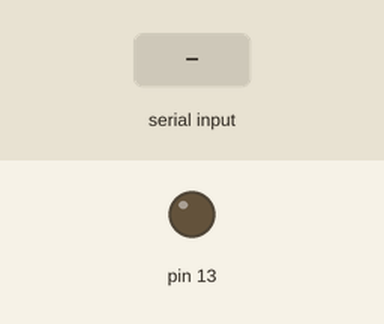
Recording of a sketch running on a simulated Arduino Uno, built with avr-gcc and run on an emulated ATmega328P. Parts: output pins drawn as LEDs (lit = HIGH). Inputs (shaded band) come from the test bench.

Above: at 1.2 s.
1.3 s: "1" received over Serial
At 1.7 s:
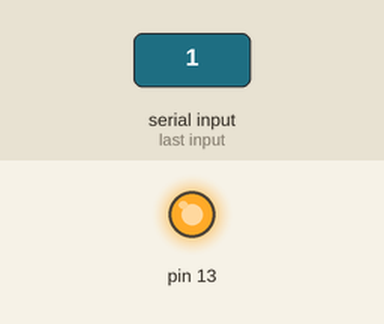
2.8 s: "0" received over Serial
At 4.0 s:
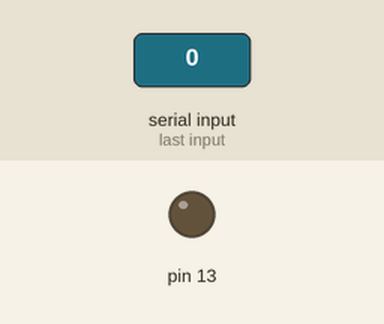
4.3 s: "2" received over Serial
At 5.2 s:
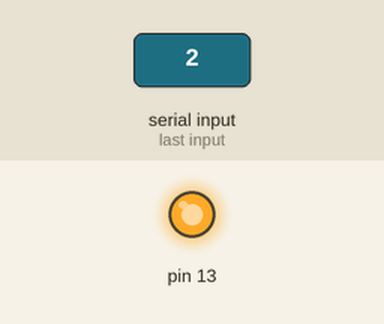
Timing chart, 0 to 7.3 s (numbered marks = the images above; inputs shaded):
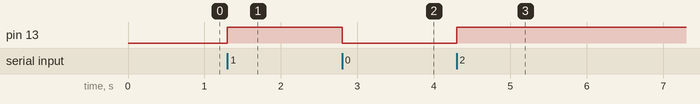

The sketch:

led_control.ino
```cpp
void setup()
{
  Serial.begin(115200);

  pinMode(13, OUTPUT);
}

void loop()
{
  if (Serial.available() > 0) {
    if (Serial.read() == '0') {
      digitalWrite(13, LOW);
    }
    else {
      digitalWrite(13, HIGH);
    }
  }
}
```

Measured:
- after the input at 1.3 s, pin 13: LOW → HIGH at once
- after the input at 2.8 s, pin 13: HIGH → LOW at once
- after the input at 4.3 s, pin 13: LOW → HIGH at once
